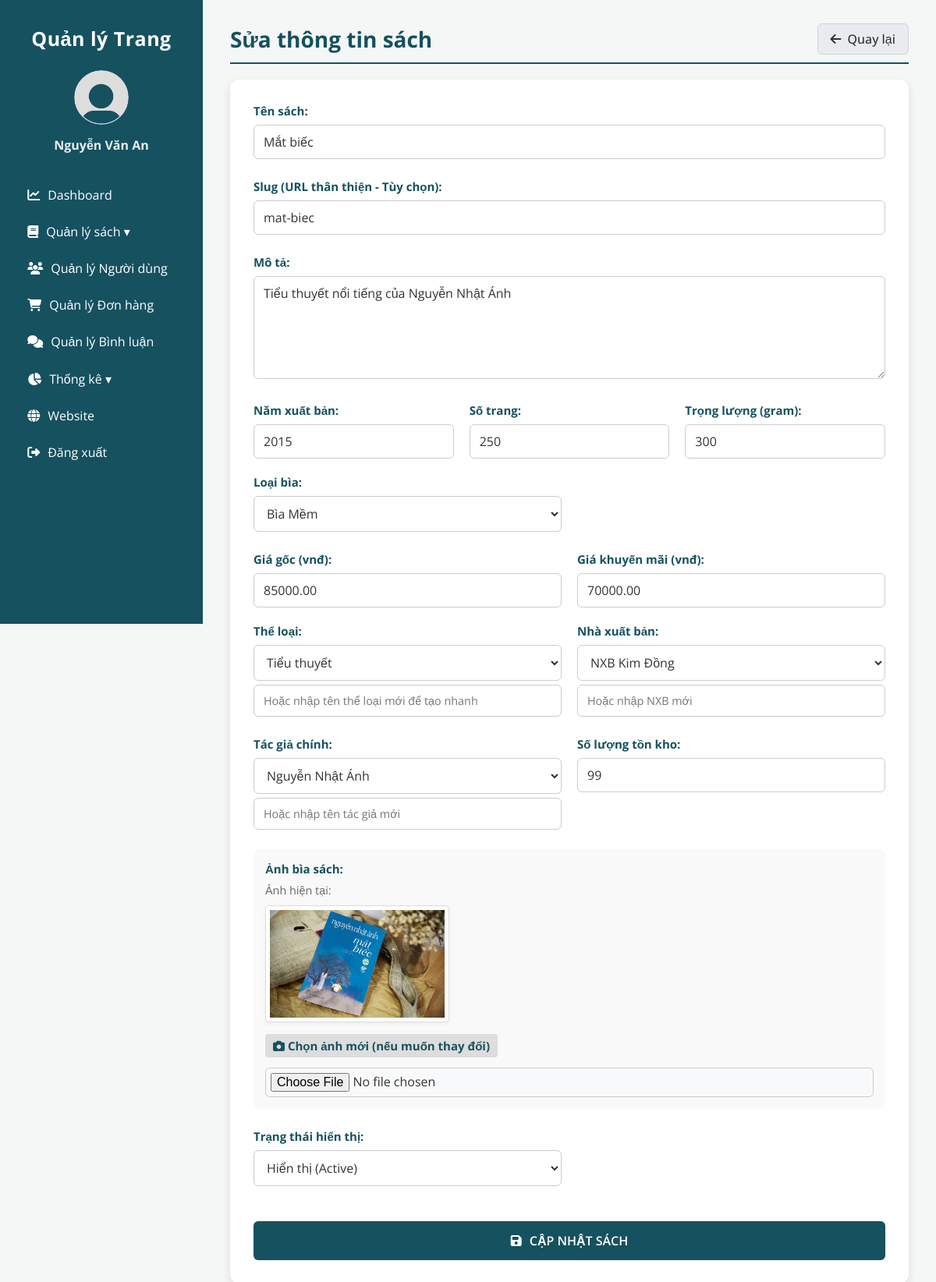
/edit_book.php?id=1 (signed in), run on the app's committed database.
### tables this page shows
CREATE TABLE `books` (
  `book_id` int(11) NOT NULL,
  `title` varchar(255) NOT NULL,
  `slug` varchar(255) DEFAULT NULL,
  `description` text NOT NULL,
  `publish_year` year(4) NOT NULL,
  `pages` int(11) NOT NULL,
  `weight` int(11) NOT NULL,
  `cover_type` enum('hard','soft','','') NOT NULL,
  `price` decimal(10,2) NOT NULL,
  `discounted_price` decimal(10,2) NOT NULL,
  `stock_quantity` int(11) NOT NULL,
  `category_id` int(11) NOT NULL,
  `publisher_id` int(11) NOT NULL,
  `created_at` datetime NOT NULL DEFAULT current_timestamp(),
  `updated_at` datetime NOT NULL DEFAULT current_timestamp() ON UPDATE current_timestamp(),
  `status` enum('active','hidden','','') NOT NULL
);

CREATE TABLE `categories` (
  `category_id` int(11) NOT NULL,
  `name` varchar(255) NOT NULL,
  `parent_id` int(11) DEFAULT NULL
);

CREATE TABLE `publishers` (
  `publisher_id` int(11) NOT NULL,
  `name` varchar(255) NOT NULL
);

### edit_book.php (the view, shortened to what this page needs)
<?php
include 'connect.php';
$book_id = isset($_GET['id']) ? intval($_GET['id']) : 0;
$sql = "SELECT b.*,
        (SELECT url FROM images WHERE book_id = b.book_id LIMIT 1) AS image_url,
        (SELECT GROUP_CONCAT(author_id) FROM book_authors WHERE book_id = b.book_id) AS author_ids
        FROM books b
        WHERE b.book_id = ?";
$stmt = $ocon->prepare($sql);
$stmt->bind_param("i", $book_id);
$stmt->execute();
$result = $stmt->get_result();
$book = $result->fetch_assoc();
$categories = $ocon->query("SELECT * FROM categories");
$authors    = $ocon->query("SELECT * FROM authors");
$publishers = $ocon->query("SELECT * FROM publishers");
$current_author_ids = !empty($book['author_ids']) ? explode(",", $book['author_ids']) : [];
?>
<!DOCTYPE html>
<html lang="vi">
<head>
    <link rel="stylesheet" href="CSS/admin.css">
    <link rel="stylesheet" href="CSS/edit_book.css">
    <link rel="stylesheet" href="https://cdnjs.cloudflare.com/ajax/libs/font-awesome/6.4.0/css/all.min.css">
</head>
<body>
<?php include 'admin_nav.php'; ?>
<main class="book-management">
    <div class="header-container" style="display:flex; justify-content:space-between; align-items:center;">
        <h2>Sửa thông tin sách</h2>
        <a href="admin_bookmanagement.php" class="btn-back" style="text-decoration:none; color:#333;"><i class="fa fa-arrow-left"></i> Quay lại</a>
    </div>
    <form id="edit-book-form" enctype="multipart/form-data">
        <div class="form-group">
            <label>Tên sách:</label>
            <input type="text" name="title" value="<?= htmlspecialchars($book['title']) ?>" required>
        </div>
        <div class="form-group">
            <label>Slug (URL thân thiện - Tùy chọn):</label>
            <input type="text" name="slug" value="<?= htmlspecialchars($book['slug'] ?? '') ?>">
        </div>
        <div class="form-group">
            <label>Mô tả:</label>
            <textarea name="description" rows="5"><?= htmlspecialchars($book['description']) ?></textarea>
        </div>
        <div class="form-row" style="display:flex; gap:20px;">
            <div style="flex:1">
                <label>Năm xuất bản:</label>
                <input type="number" name="publish_year" value="<?= $book['publish_year'] ?>" min="1000" max="<?= date('Y') ?>">
            </div>
            <div style="flex:1">
                <label>Số trang:</label>
                <input type="number" name="pages" value="<?= $book['pages'] ?>" min="1">
            </div>
            <div style="flex:1">
                <label>Trọng lượng (gram):</label>
                <input type="number" name="weight" value="<?= $book['weight'] ?>" min="1">
            </div>
        </div>
        <div class="form-group">
            <label>Loại bìa:</label>
            <select name="cover_type">
                <option value="soft" <?= $book['cover_type'] == 'soft' ? 'selected' : '' ?>>Bìa Mềm</option>
            </select>
        </div>
        <div class="form-row" style="display:flex; gap:20px;">
            <div style="flex:1">
                <label>Giá gốc (vnđ):</label>
                <input type="number" step="1000" name="price" value="<?= $book['price'] ?>" min="0">
            </div>
            <div style="flex:1">
                <label>Giá khuyến mãi (vnđ):</label>
                <input type="number" step="1000" name="discounted_price" value="<?= $book['discounted_price'] ?>" min="0">
            </div>
        </div>
        <div class="form-group">
            <label>Thể loại:</label>
            <select name="category">
                <?php while ($cat = $categories->fetch_assoc()): ?>
                    <option value="<?= $cat['category_id'] ?>" <?= $book['category_id'] == $cat['category_id'] ? 'selected' : '' ?>>
                        <?= htmlspecialchars($cat['name']) ?>
                    </option>
                <?php endwhile; ?>
            </select>
            <input type="text" name="new_category" placeholder="Hoặc nhập tên thể loại mới để tạo nhanh" style="margin-top:5px; font-size:0.9em;">
        </div>
        <div class="form-group">
            <label>Nhà xuất bản:</label>
            <select name="publisher">
                <?php while ($pub = $publishers->fetch_assoc()): ?>
                    <option value="<?= $pub['publisher_id'] ?>" <?= $book['publisher_id'] == $pub['publisher_id'] ? 'selected' : '' ?>>
                        <?= htmlspecialchars($pub['name']) ?>
                    </option>
                <?php endwhile; ?>
            </select>
            <input type="text" name="new_publisher" placeholder="Hoặc nhập NXB mới" style="margin-top:5px; font-size:0.9em;">
        </div>
        <div class="form-group">
            <label>Tác giả chính:</label>
            <select name="author">
                <?php while ($auth = $authors->fetch_assoc()): ?>
                    <option value="<?= $auth['author_id'] ?>" <?= in_array($auth['author_id'], $current_author_ids) ? 'selected' : '' ?>>
                        <?= htmlspecialchars($auth['name']) ?>
                    </option>
                <?php endwhile; ?>
            </select>
            <input type="text" name="new_author" placeholder="Hoặc nhập tên tác giả mới" style="margin-top:5px; font-size:0.9em;">
        </div>
        <div class="form-group">
            <label>Số lượng tồn kho:</label>
            <input type="number" name="stock_quantity" value="<?= $book['stock_quantity'] ?>" min="0">
        </div>
        <div class="form-group" style="background: #f9f9f9; padding: 15px; border-radius: 8px;">
            <label>Ảnh bìa sách:</label>
            <div style="margin-bottom: 10px;">
                <?php if (!empty($book['image_url'])): ?>
                    <p style="font-size: 0.9em; color: #666;">Ảnh hiện tại:</p>
                    <img src="<?= htmlspecialchars($book['image_url']) ?>" alt="Ảnh bìa" style="height: 150px; border: 1px solid #ddd; border-radius: 4px;">
                <?php else: ?>
                    <p style="color: #999; font-style: italic;">Chưa có ảnh bìa</p>
                <?php endif; ?>
            </div>
            <label for="cover_upload" style="cursor: pointer; display: inline-block; background: #ddd; padding: 5px 10px; border-radius: 4px;">
                <i class="fa fa-camera"></i> Chọn ảnh mới (nếu muốn thay đổi)
            </label>
            <input type="file" id="cover_upload" name="cover" accept="image/*" style="margin-top: 5px;">
        </div>
        <div class="form-group">
            <label>Trạng thái hiển thị:</label>
            <select name="status">
                <option value="active" <?= $book['status'] == 'active' ? 'selected' : '' ?>>Hiển thị (Active)</option>
            </select>
        </div>
        <button type="submit" class="btn-submit" style="margin-top: 20px;"><i class="fa fa-save"></i> Cập nhật sách</button>
    </form>
</main>
</body>
</html>

### CSS/admin.css (style rules this page uses)
:root { --primary: #195b6d; --accent: #538297; --orange: #F59E0B; --bg: #f3f4f6; --dark: #1f2937; --white: #ffffff; --text: #1F2937; --radius: 16px; }
* { margin: 0; padding: 0; box-sizing: border-box; font-family: 'Open Sans', sans-serif; }
body { display: flex; min-height: 100vh; background: var(--bg); color: var(--text); }
main { flex: 1; padding: 1.5rem 2.5rem; }

### CSS/edit_book.css (style rules this page uses)
body { background-color: #f4f7f6; }
.book-management { max-width: 900px; margin: 30px auto; padding: 0 15px; font-family: "Segoe UI", sans-serif; }
.header-container { display: flex; justify-content: space-between; align-items: center; margin-bottom: 20px; padding-bottom: 10px; border-bottom: 2px solid #16515fff; }
.book-management h2 { color: #16515fff; font-size: 28px; font-weight: bold; margin: 0; }
.btn-back { display: inline-flex; align-items: center; gap: 8px; padding: 8px 16px; background-color: #e9ecef; color: #16515fff; text-decoration: none; border-radius: 6px; font-weight: 500; transition: 0.3s; border: 1px solid #ced4da; }
#edit-book-form { background-color: #fff; padding: 30px; border-radius: 12px; box-shadow: 0 4px 12px rgba(0,0,0,0.1); display: grid; grid-template-columns: 1fr 1fr; gap: 20px; }
.form-group { margin-bottom: 5px; }
.form-group:has(textarea), .form-group:has(input[name="title"]), .form-group:has(input[name="slug"]), .form-row, .form-group:has(input[type="file"]), button[type="submit"] { grid-column: 1 / -1; }
#edit-book-form label { display: block; margin-bottom: 8px; font-weight: bold; color: #16515fff; font-size: 15px; }
#edit-book-form input[type="text"], #edit-book-form input[type="number"], #edit-book-form input[type="file"], #edit-book-form select, #edit-book-form textarea { width: 100%; padding: 10px 12px; border-radius: 6px; border: 1px solid #ccc; font-size: 16px; color: #333; background-color: #fff; transition: border-color 0.3s, box-shadow 0.3s; box-sizing: border-box; }
#edit-book-form textarea { resize: vertical; min-height: 100px; }
.form-row { display: flex; gap: 20px; }
.form-row > div { flex: 1; }
#edit-book-form img { margin-top: 10px; border: 1px solid #ddd; padding: 5px; background: #fff; border-radius: 4px; box-shadow: 0 2px 5px rgba(0,0,0,0.05); }
input[type="file"] { padding: 6px !important; background-color: #f8f9fa !important; }
#edit-book-form .btn-submit { margin-top: 15px; padding: 14px 20px; background-color: #16515fff; color: #fff; border: none; border-radius: 6px; font-size: 16px; font-weight: 600; text-transform: uppercase; cursor: pointer; display: flex; align-items: center; justify-content: center; gap: 10px; transition: background-color 0.3s; width: 100%; }

### data on the page
books: title "Mắt biếc", slug "mat-biec", description "Tiểu thuyết nổi tiếng của Nguyễn Nhật Ánh", publish_year "2015", pages "250", weight "300", cover_type "Bìa Mềm", price "85000.00", discounted_price "70000.00", category "Tiểu thuyết", publisher "NXB Kim Đồng", stock_quantity "99", status "Hiển thị (Active)"

### other printed values
$admin_name "Nguyễn Văn An"
form field author "Nguyễn Nhật Ánh"
